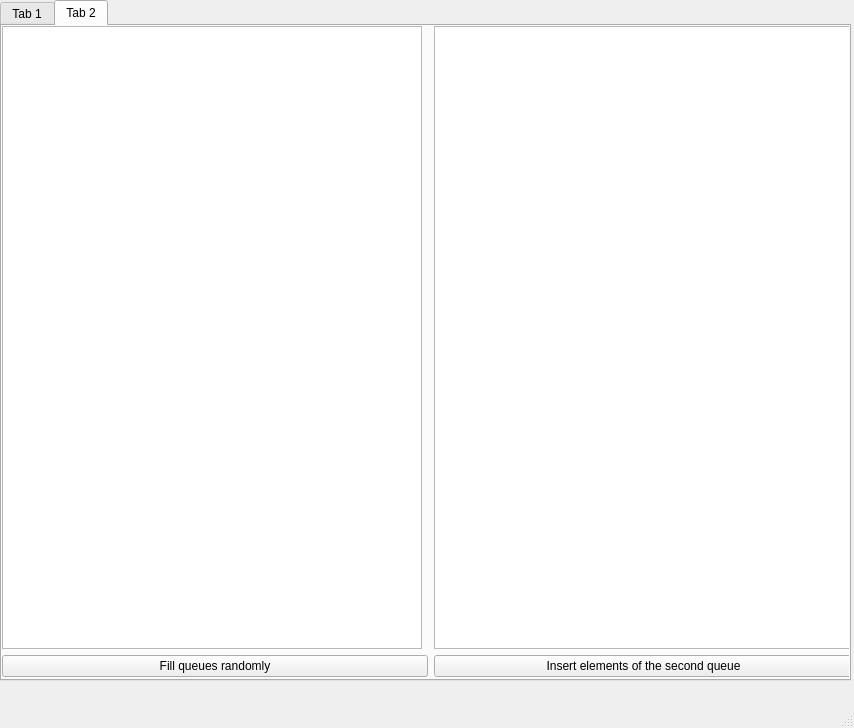
<?xml version="1.0" encoding="UTF-8"?>
<ui version="4.0">
 <class>MainWindow</class>
 <widget class="QMainWindow" name="MainWindow">
  <property name="geometry">
   <rect>
    <x>0</x>
    <y>0</y>
    <width>854</width>
    <height>728</height>
   </rect>
  </property>
  <property name="windowTitle">
   <string>MainWindow</string>
  </property>
  <widget class="QWidget" name="centralwidget">
   <widget class="QTabWidget" name="tabWidget">
    <property name="geometry">
     <rect>
      <x>0</x>
      <y>0</y>
      <width>851</width>
      <height>681</height>
     </rect>
    </property>
    <property name="currentIndex">
     <number>1</number>
    </property>
    <widget class="QWidget" name="tab">
     <attribute name="title">
      <string>Tab 1</string>
     </attribute>
     <widget class="QWidget" name="gridLayoutWidget">
      <property name="geometry">
       <rect>
        <x>0</x>
        <y>0</y>
        <width>851</width>
        <height>651</height>
       </rect>
      </property>
      <layout class="QGridLayout" name="gridLayout">
       <item row="1" column="0">
        <widget class="QPushButton" name="sizeButton">
         <property name="text">
          <string>Size</string>
         </property>
        </widget>
       </item>
       <item row="2" column="2">
        <widget class="QLabel" name="label">
         <property name="text">
          <string>Inserted element:</string>
         </property>
         <property name="alignment">
          <set>Qt::AlignRight|Qt::AlignTrailing|Qt::AlignVCenter</set>
         </property>
        </widget>
       </item>
       <item row="2" column="1">
        <widget class="QPushButton" name="popButton">
         <property name="text">
          <string>Pop</string>
         </property>
        </widget>
       </item>
       <item row="1" column="2">
        <widget class="QPushButton" name="frontButton">
         <property name="text">
          <string>Front</string>
         </property>
        </widget>
       </item>
       <item row="2" column="3">
        <widget class="QSpinBox" name="insertedElComboBox"/>
       </item>
       <item row="2" column="0">
        <widget class="QPushButton" name="pushButton">
         <property name="text">
          <string>Push</string>
         </property>
        </widget>
       </item>
       <item row="1" column="3">
        <widget class="QPushButton" name="backButton">
         <property name="text">
          <string>Back</string>
         </property>
        </widget>
       </item>
       <item row="1" column="1">
        <widget class="QPushButton" name="emptyButton">
         <property name="text">
          <string>Empty</string>
         </property>
        </widget>
       </item>
       <item row="4" column="0" colspan="4">
        <widget class="QListWidget" name="demoMethodsList"/>
       </item>
      </layout>
     </widget>
    </widget>
    <widget class="QWidget" name="tab_2">
     <attribute name="title">
      <string>Tab 2</string>
     </attribute>
     <widget class="QWidget" name="gridLayoutWidget_2">
      <property name="geometry">
       <rect>
        <x>0</x>
        <y>0</y>
        <width>851</width>
        <height>651</height>
       </rect>
      </property>
      <layout class="QGridLayout" name="gridLayout_2">
       <item row="1" column="2">
        <widget class="QPushButton" name="insertButton">
         <property name="text">
          <string>Insert elements of the second queue</string>
         </property>
        </widget>
       </item>
       <item row="1" column="0" colspan="2">
        <widget class="QPushButton" name="fillButton">
         <property name="text">
          <string>Fill queues randomly</string>
         </property>
        </widget>
       </item>
       <item row="0" column="0">
        <widget class="QListWidget" name="queue1Widget"/>
       </item>
       <item row="0" column="2">
        <widget class="QListWidget" name="queue2Widget"/>
       </item>
      </layout>
     </widget>
    </widget>
   </widget>
  </widget>
  <widget class="QMenuBar" name="menubar">
   <property name="geometry">
    <rect>
     <x>0</x>
     <y>0</y>
     <width>854</width>
     <height>23</height>
    </rect>
   </property>
  </widget>
  <widget class="QStatusBar" name="statusbar"/>
 </widget>
 <resources/>
 <connections/>
</ui>
